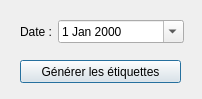
<?xml version="1.0" encoding="UTF-8"?>
<ui version="4.0">
 <class>generation_etiquetteDialogBase</class>
 <widget class="QDialog" name="generation_etiquetteDialogBase">
  <property name="geometry">
   <rect>
    <x>0</x>
    <y>0</y>
    <width>202</width>
    <height>99</height>
   </rect>
  </property>
  <property name="windowTitle">
   <string>generation_etiquette</string>
  </property>
  <widget class="QWidget" name="formLayoutWidget">
   <property name="geometry">
    <rect>
     <x>20</x>
     <y>20</y>
     <width>164</width>
     <height>31</height>
    </rect>
   </property>
   <layout class="QFormLayout" name="formLayout">
    <item row="0" column="0">
     <widget class="QLabel" name="dateLabel">
      <property name="text">
       <string>Date :</string>
      </property>
     </widget>
    </item>
    <item row="0" column="1">
     <widget class="QDateEdit" name="dateEdit">
      <property name="calendarPopup">
       <bool>true</bool>
      </property>
     </widget>
    </item>
   </layout>
  </widget>
  <widget class="QPushButton" name="pushButton">
   <property name="geometry">
    <rect>
     <x>20</x>
     <y>60</y>
     <width>161</width>
     <height>23</height>
    </rect>
   </property>
   <property name="text">
    <string>Générer les étiquettes</string>
   </property>
  </widget>
 </widget>
 <resources/>
 <connections>
  <connection>
   <sender>pushButton</sender>
   <signal>clicked()</signal>
   <receiver>generation_etiquetteDialogBase</receiver>
   <slot>genererEtiquettes()</slot>
   <hints>
    <hint type="sourcelabel">
     <x>169</x>
     <y>76</y>
    </hint>
    <hint type="destinationlabel">
     <x>191</x>
     <y>53</y>
    </hint>
   </hints>
  </connection>
 </connections>
 <slots>
  <slot>genererEtiquettes()</slot>
 </slots>
</ui>
